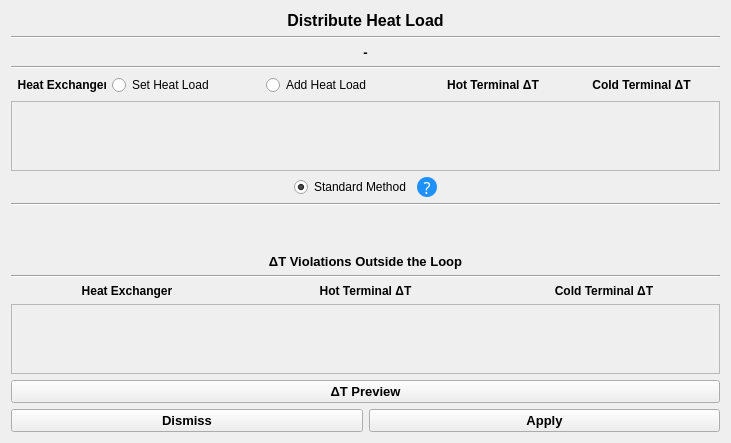
<?xml version="1.0" encoding="UTF-8"?>
<ui version="4.0">
 <class>Form</class>
 <widget class="QWidget" name="Form">
  <property name="geometry">
   <rect>
    <x>0</x>
    <y>0</y>
    <width>731</width>
    <height>443</height>
   </rect>
  </property>
  <property name="windowTitle">
   <string>Form</string>
  </property>
  <layout class="QVBoxLayout" name="verticalLayout_2">
   <item>
    <layout class="QVBoxLayout" name="verticalLayout">
     <item>
      <widget class="QLabel" name="label">
       <property name="font">
        <font>
         <pointsize>12</pointsize>
         <weight>75</weight>
         <bold>true</bold>
        </font>
       </property>
       <property name="text">
        <string>Distribute Heat Load</string>
       </property>
       <property name="alignment">
        <set>Qt::AlignCenter</set>
       </property>
      </widget>
     </item>
     <item>
      <widget class="Line" name="line">
       <property name="orientation">
        <enum>Qt::Horizontal</enum>
       </property>
      </widget>
     </item>
     <item>
      <widget class="QLabel" name="trocador_remover">
       <property name="font">
        <font>
         <pointsize>10</pointsize>
         <weight>75</weight>
         <bold>true</bold>
        </font>
       </property>
       <property name="text">
        <string>-</string>
       </property>
       <property name="alignment">
        <set>Qt::AlignCenter</set>
       </property>
      </widget>
     </item>
     <item>
      <widget class="Line" name="line_2">
       <property name="orientation">
        <enum>Qt::Horizontal</enum>
       </property>
      </widget>
     </item>
     <item>
      <layout class="QVBoxLayout" name="verticalLayout_3">
       <item>
        <layout class="QHBoxLayout" name="horizontalLayout_2">
         <item>
          <widget class="QLabel" name="label_2">
           <property name="sizePolicy">
            <sizepolicy hsizetype="Minimum" vsizetype="Maximum">
             <horstretch>0</horstretch>
             <verstretch>0</verstretch>
            </sizepolicy>
           </property>
           <property name="minimumSize">
            <size>
             <width>95</width>
             <height>0</height>
            </size>
           </property>
           <property name="maximumSize">
            <size>
             <width>95</width>
             <height>16777215</height>
            </size>
           </property>
           <property name="font">
            <font>
             <weight>75</weight>
             <bold>true</bold>
            </font>
           </property>
           <property name="text">
            <string>  Heat Exchanger</string>
           </property>
          </widget>
         </item>
         <item>
          <layout class="QHBoxLayout" name="horizontalLayout_3">
           <item>
            <widget class="QRadioButton" name="radio_set">
             <property name="sizePolicy">
              <sizepolicy hsizetype="Minimum" vsizetype="Maximum">
               <horstretch>0</horstretch>
               <verstretch>0</verstretch>
              </sizepolicy>
             </property>
             <property name="layoutDirection">
              <enum>Qt::LeftToRight</enum>
             </property>
             <property name="text">
              <string>Set Heat Load</string>
             </property>
            </widget>
           </item>
          </layout>
         </item>
         <item>
          <layout class="QHBoxLayout" name="horizontalLayout_4">
           <item>
            <widget class="QRadioButton" name="radio_add">
             <property name="sizePolicy">
              <sizepolicy hsizetype="Minimum" vsizetype="Maximum">
               <horstretch>0</horstretch>
               <verstretch>0</verstretch>
              </sizepolicy>
             </property>
             <property name="minimumSize">
              <size>
               <width>0</width>
               <height>0</height>
              </size>
             </property>
             <property name="text">
              <string>Add Heat Load</string>
             </property>
             <property name="checked">
              <bool>false</bool>
             </property>
            </widget>
           </item>
          </layout>
         </item>
         <item>
          <widget class="QLabel" name="label_3">
           <property name="sizePolicy">
            <sizepolicy hsizetype="Minimum" vsizetype="Maximum">
             <horstretch>0</horstretch>
             <verstretch>0</verstretch>
            </sizepolicy>
           </property>
           <property name="font">
            <font>
             <weight>75</weight>
             <bold>true</bold>
            </font>
           </property>
           <property name="text">
            <string>Hot Terminal ΔT</string>
           </property>
           <property name="alignment">
            <set>Qt::AlignCenter</set>
           </property>
          </widget>
         </item>
         <item>
          <widget class="QLabel" name="label_4">
           <property name="sizePolicy">
            <sizepolicy hsizetype="Minimum" vsizetype="Maximum">
             <horstretch>0</horstretch>
             <verstretch>0</verstretch>
            </sizepolicy>
           </property>
           <property name="font">
            <font>
             <weight>75</weight>
             <bold>true</bold>
            </font>
           </property>
           <property name="text">
            <string>Cold Terminal ΔT   </string>
           </property>
           <property name="alignment">
            <set>Qt::AlignCenter</set>
           </property>
          </widget>
         </item>
        </layout>
       </item>
       <item>
        <widget class="QScrollArea" name="scrollArea">
         <property name="widgetResizable">
          <bool>true</bool>
         </property>
         <widget class="QWidget" name="scrollAreaWidgetContents">
          <property name="geometry">
           <rect>
            <x>0</x>
            <y>0</y>
            <width>707</width>
            <height>69</height>
           </rect>
          </property>
          <layout class="QVBoxLayout" name="verticalLayout_5">
           <item>
            <layout class="QVBoxLayout" name="trocadores"/>
           </item>
          </layout>
         </widget>
        </widget>
       </item>
       <item>
        <layout class="QHBoxLayout" name="horizontalLayout_5">
         <item>
          <spacer name="horizontalSpacer">
           <property name="orientation">
            <enum>Qt::Horizontal</enum>
           </property>
           <property name="sizeHint" stdset="0">
            <size>
             <width>40</width>
             <height>20</height>
            </size>
           </property>
          </spacer>
         </item>
         <item>
          <widget class="QRadioButton" name="padrao">
           <property name="enabled">
            <bool>true</bool>
           </property>
           <property name="sizePolicy">
            <sizepolicy hsizetype="Maximum" vsizetype="Fixed">
             <horstretch>0</horstretch>
             <verstretch>0</verstretch>
            </sizepolicy>
           </property>
           <property name="text">
            <string>Standard Method</string>
           </property>
           <property name="checked">
            <bool>true</bool>
           </property>
          </widget>
         </item>
         <item>
          <widget class="QToolButton" name="toolButton">
           <property name="enabled">
            <bool>true</bool>
           </property>
           <property name="sizePolicy">
            <sizepolicy hsizetype="Minimum" vsizetype="Fixed">
             <horstretch>0</horstretch>
             <verstretch>0</verstretch>
            </sizepolicy>
           </property>
           <property name="minimumSize">
            <size>
             <width>20</width>
             <height>20</height>
            </size>
           </property>
           <property name="maximumSize">
            <size>
             <width>20</width>
             <height>20</height>
            </size>
           </property>
           <property name="font">
            <font>
             <family>MS Reference Sans Serif</family>
             <pointsize>12</pointsize>
            </font>
           </property>
           <property name="mouseTracking">
            <bool>true</bool>
           </property>
           <property name="toolTip">
            <string>&quot;By not typing any heat load, the standard will be set.

Standard: After removing a Heat Exchanger from the loop, its heat load will be distributed among the remaining as follows:

Added, if its streams are not supplied;
Removed, if its streams are over supplied.&quot;</string>
           </property>
           <property name="styleSheet">
            <string notr="true">QToolButton{
	background: 		#1E90FF;
	border: 2px solid 	#000000;
	border-radius: 10px;
	color: 	#FFFFFF;
	text-align: center;
}

QToolButton:focus{
	border: 2px solid #FBAD25;
}</string>
           </property>
           <property name="text">
            <string>?</string>
           </property>
           <property name="checkable">
            <bool>false</bool>
           </property>
           <property name="autoRepeat">
            <bool>false</bool>
           </property>
           <property name="popupMode">
            <enum>QToolButton::InstantPopup</enum>
           </property>
           <property name="autoRaise">
            <bool>true</bool>
           </property>
          </widget>
         </item>
         <item>
          <spacer name="horizontalSpacer_2">
           <property name="orientation">
            <enum>Qt::Horizontal</enum>
           </property>
           <property name="sizeHint" stdset="0">
            <size>
             <width>40</width>
             <height>20</height>
            </size>
           </property>
          </spacer>
         </item>
        </layout>
       </item>
       <item>
        <widget class="Line" name="line_4">
         <property name="orientation">
          <enum>Qt::Horizontal</enum>
         </property>
        </widget>
       </item>
       <item>
        <spacer name="verticalSpacer">
         <property name="orientation">
          <enum>Qt::Vertical</enum>
         </property>
         <property name="sizeHint" stdset="0">
          <size>
           <width>20</width>
           <height>40</height>
          </size>
         </property>
        </spacer>
       </item>
       <item>
        <widget class="QLabel" name="label_5">
         <property name="sizePolicy">
          <sizepolicy hsizetype="Preferred" vsizetype="Maximum">
           <horstretch>0</horstretch>
           <verstretch>0</verstretch>
          </sizepolicy>
         </property>
         <property name="font">
          <font>
           <pointsize>10</pointsize>
           <weight>75</weight>
           <bold>true</bold>
          </font>
         </property>
         <property name="text">
          <string>ΔT Violations Outside the Loop</string>
         </property>
         <property name="alignment">
          <set>Qt::AlignHCenter|Qt::AlignTop</set>
         </property>
        </widget>
       </item>
       <item>
        <widget class="Line" name="line_3">
         <property name="orientation">
          <enum>Qt::Horizontal</enum>
         </property>
        </widget>
       </item>
       <item>
        <layout class="QHBoxLayout" name="horizontalLayout_7">
         <item>
          <widget class="QLabel" name="label_6">
           <property name="font">
            <font>
             <weight>75</weight>
             <bold>true</bold>
            </font>
           </property>
           <property name="text">
            <string>Heat Exchanger</string>
           </property>
           <property name="alignment">
            <set>Qt::AlignCenter</set>
           </property>
          </widget>
         </item>
         <item>
          <widget class="QLabel" name="label_7">
           <property name="font">
            <font>
             <weight>75</weight>
             <bold>true</bold>
            </font>
           </property>
           <property name="text">
            <string>Hot Terminal ΔT</string>
           </property>
           <property name="alignment">
            <set>Qt::AlignCenter</set>
           </property>
          </widget>
         </item>
         <item>
          <widget class="QLabel" name="label_8">
           <property name="font">
            <font>
             <weight>75</weight>
             <bold>true</bold>
            </font>
           </property>
           <property name="text">
            <string>Cold Terminal ΔT</string>
           </property>
           <property name="alignment">
            <set>Qt::AlignCenter</set>
           </property>
          </widget>
         </item>
        </layout>
       </item>
       <item>
        <widget class="QScrollArea" name="scrollArea_2">
         <property name="widgetResizable">
          <bool>true</bool>
         </property>
         <widget class="QWidget" name="scrollAreaWidgetContents_2">
          <property name="geometry">
           <rect>
            <x>0</x>
            <y>0</y>
            <width>707</width>
            <height>69</height>
           </rect>
          </property>
          <layout class="QVBoxLayout" name="verticalLayout_6">
           <item>
            <layout class="QVBoxLayout" name="outras_violacoes"/>
           </item>
          </layout>
         </widget>
        </widget>
       </item>
       <item>
        <widget class="QPushButton" name="prever">
         <property name="font">
          <font>
           <pointsize>10</pointsize>
           <weight>75</weight>
           <bold>true</bold>
          </font>
         </property>
         <property name="text">
          <string>ΔT Preview</string>
         </property>
        </widget>
       </item>
       <item>
        <layout class="QHBoxLayout" name="horizontalLayout">
         <item>
          <widget class="QPushButton" name="botaoundone">
           <property name="font">
            <font>
             <pointsize>10</pointsize>
             <weight>75</weight>
             <bold>true</bold>
            </font>
           </property>
           <property name="text">
            <string>Dismiss</string>
           </property>
          </widget>
         </item>
         <item>
          <widget class="QPushButton" name="botaodone">
           <property name="font">
            <font>
             <pointsize>10</pointsize>
             <weight>75</weight>
             <bold>true</bold>
            </font>
           </property>
           <property name="text">
            <string>Apply</string>
           </property>
          </widget>
         </item>
        </layout>
       </item>
      </layout>
     </item>
    </layout>
   </item>
  </layout>
 </widget>
 <resources/>
 <connections/>
</ui>
